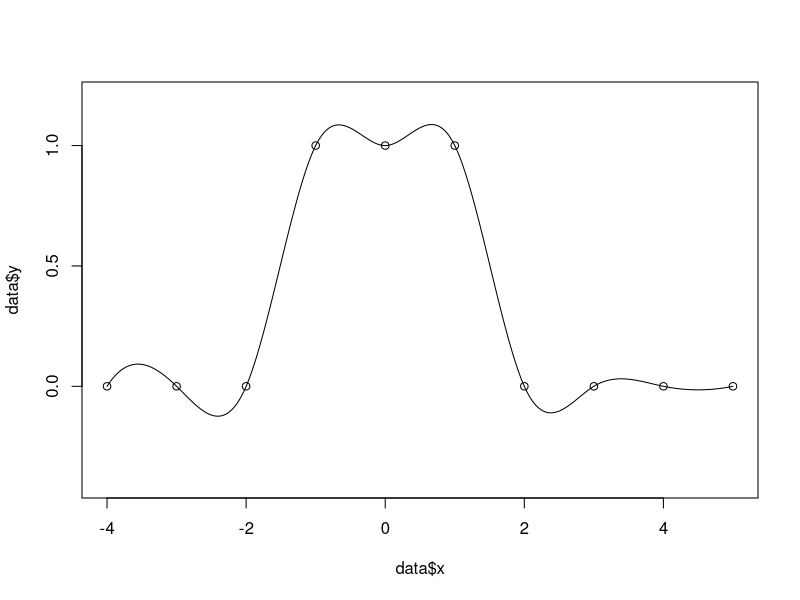

Here is the R script that generated this plot:
require(splines)

data <- read.csv(file="data.txt", header = TRUE, sep = ",")


png(filename = "test.png")
plot(data$x, data$y, ylim = c(-.4,1.2))
lines(spline(data$x, data$y, n = 1000*length(data)))
dev.off()
